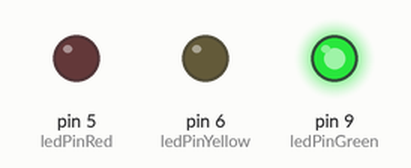
Recording of a sketch running on a simulated Arduino Uno, built with avr-gcc and run on an emulated ATmega328P. Shown: output pins drawn as LEDs (lit = HIGH).

Above: at 1.5 s.
At 4.5 s:
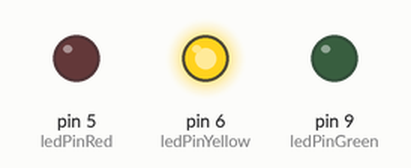
At 7.5 s:
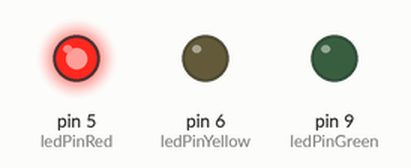
At 10.5 s:
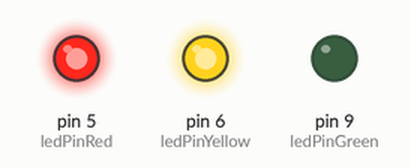
Timing chart, 0 to 15.6 s (numbered marks = the images above):
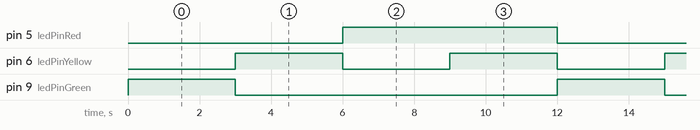

Measured:
- by itself, pin 5 (ledPinRed): alternates HIGH for 6.0 s and LOW for 6.0 s
- by itself, pin 6 (ledPinYellow): alternates HIGH for 3.0 s and LOW for 3.0 s
- by itself, pin 9 (ledPinGreen): alternates HIGH for 3.0 s and LOW for 9.0 s

The sketch:

trafficlights.ino
```cpp
int ledPinGreen = 9;
int ledPinYellow = 6;
int ledPinRed = 5;

void setup() {
}

void loop() {
  for (int traffic_time = 0 ; traffic_time <=3; traffic_time += 1) {
    if (traffic_time == 0) {
        analogWrite(ledPinGreen, 255);
        analogWrite(ledPinYellow, 0);
        analogWrite(ledPinRed, 0);
      }
     else if (traffic_time == 1) {
        analogWrite(ledPinGreen, 0);
        analogWrite(ledPinYellow, 255);
        analogWrite(ledPinRed, 0);
      }
      else if (traffic_time == 2) {
        analogWrite(ledPinGreen, 0);
        analogWrite(ledPinYellow, 0);
        analogWrite(ledPinRed, 255);
        }
       else {
        analogWrite(ledPinGreen, 0);
        analogWrite(ledPinYellow, 255);
        analogWrite(ledPinRed, 255);
        }
    delay(3000);
    }

  // Debug
  analogWrite(ledPinGreen, 255);
  analogWrite(ledPinYellow, 255);
  analogWrite(ledPinRed, 255);
}
```
